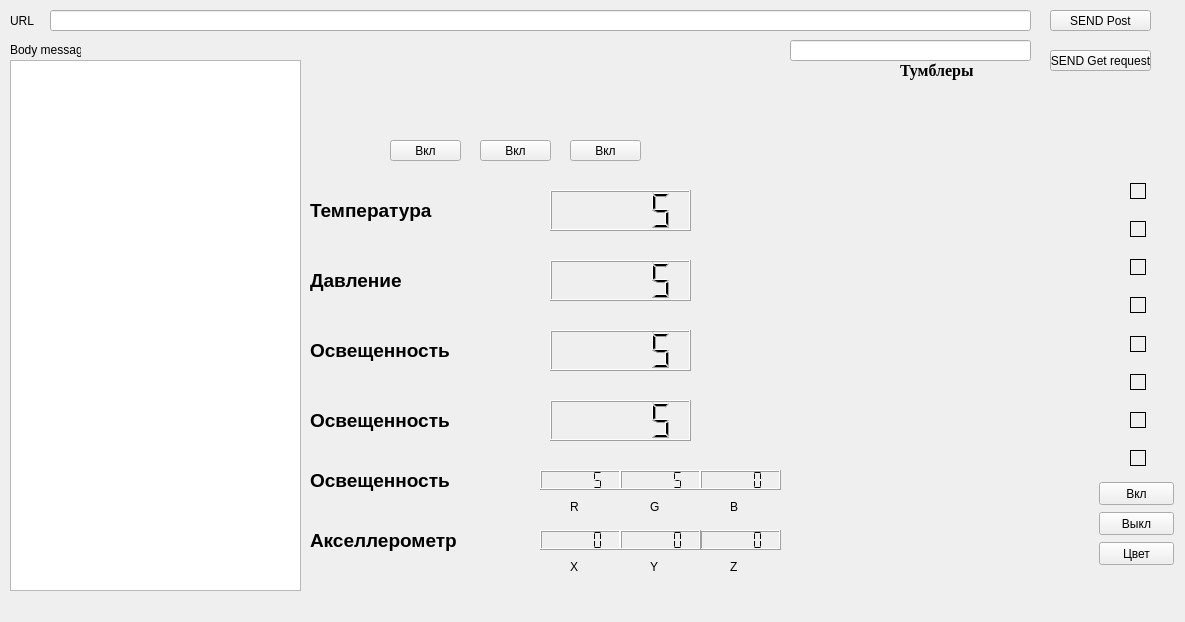
<?xml version="1.0" encoding="UTF-8"?>
<ui version="4.0">
 <class>MainWindow</class>
 <widget class="QMainWindow" name="MainWindow">
  <property name="geometry">
   <rect>
    <x>0</x>
    <y>0</y>
    <width>1185</width>
    <height>622</height>
   </rect>
  </property>
  <property name="minimumSize">
   <size>
    <width>1185</width>
    <height>622</height>
   </size>
  </property>
  <property name="maximumSize">
   <size>
    <width>1185</width>
    <height>622</height>
   </size>
  </property>
  <property name="windowTitle">
   <string>IoT pgrm v0_1_13</string>
  </property>
  <widget class="QWidget" name="centralwidget">
   <widget class="QPushButton" name="pushButton_send_post">
    <property name="geometry">
     <rect>
      <x>1050</x>
      <y>10</y>
      <width>101</width>
      <height>21</height>
     </rect>
    </property>
    <property name="text">
     <string>SEND Post</string>
    </property>
   </widget>
   <widget class="QLabel" name="label_url">
    <property name="geometry">
     <rect>
      <x>10</x>
      <y>0</y>
      <width>51</width>
      <height>41</height>
     </rect>
    </property>
    <property name="text">
     <string>URL</string>
    </property>
   </widget>
   <widget class="QLineEdit" name="lineEdit_URL">
    <property name="geometry">
     <rect>
      <x>50</x>
      <y>10</y>
      <width>981</width>
      <height>21</height>
     </rect>
    </property>
   </widget>
   <widget class="QLabel" name="label_message">
    <property name="geometry">
     <rect>
      <x>10</x>
      <y>40</y>
      <width>71</width>
      <height>20</height>
     </rect>
    </property>
    <property name="text">
     <string>Body message</string>
    </property>
   </widget>
   <widget class="QLCDNumber" name="lcd_temp">
    <property name="geometry">
     <rect>
      <x>550</x>
      <y>190</y>
      <width>141</width>
      <height>41</height>
     </rect>
    </property>
    <property name="frameShape">
     <enum>QFrame::Box</enum>
    </property>
    <property name="value" stdset="0">
     <double>5.000000000000000</double>
    </property>
   </widget>
   <widget class="QLabel" name="label_temp">
    <property name="geometry">
     <rect>
      <x>310</x>
      <y>190</y>
      <width>211</width>
      <height>41</height>
     </rect>
    </property>
    <property name="font">
     <font>
      <pointsize>14</pointsize>
      <weight>75</weight>
      <bold>true</bold>
     </font>
    </property>
    <property name="text">
     <string>Температура</string>
    </property>
    <property name="textFormat">
     <enum>Qt::AutoText</enum>
    </property>
    <property name="scaledContents">
     <bool>false</bool>
    </property>
   </widget>
   <widget class="QLCDNumber" name="lcd_rgb_r">
    <property name="geometry">
     <rect>
      <x>540</x>
      <y>470</y>
      <width>81</width>
      <height>20</height>
     </rect>
    </property>
    <property name="font">
     <font>
      <weight>50</weight>
      <bold>false</bold>
     </font>
    </property>
    <property name="toolTip">
     <string>&lt;html&gt;&lt;head/&gt;&lt;body&gt;&lt;p&gt;&lt;br/&gt;&lt;/p&gt;&lt;/body&gt;&lt;/html&gt;</string>
    </property>
    <property name="styleSheet">
     <string notr="true">QLCDNumber { color: black; }</string>
    </property>
    <property name="frameShape">
     <enum>QFrame::Box</enum>
    </property>
    <property name="segmentStyle">
     <enum>QLCDNumber::Flat</enum>
    </property>
    <property name="value" stdset="0">
     <double>5.000000000000000</double>
    </property>
   </widget>
   <widget class="QLCDNumber" name="lcd_rgb_g">
    <property name="geometry">
     <rect>
      <x>620</x>
      <y>470</y>
      <width>81</width>
      <height>20</height>
     </rect>
    </property>
    <property name="styleSheet">
     <string notr="true">color: rgb(0, 0, 0);</string>
    </property>
    <property name="segmentStyle">
     <enum>QLCDNumber::Flat</enum>
    </property>
    <property name="value" stdset="0">
     <double>5.000000000000000</double>
    </property>
   </widget>
   <widget class="QLCDNumber" name="lcd_rgb_b">
    <property name="geometry">
     <rect>
      <x>700</x>
      <y>470</y>
      <width>81</width>
      <height>20</height>
     </rect>
    </property>
    <property name="smallDecimalPoint">
     <bool>false</bool>
    </property>
    <property name="segmentStyle">
     <enum>QLCDNumber::Flat</enum>
    </property>
   </widget>
   <widget class="QLabel" name="label_r">
    <property name="geometry">
     <rect>
      <x>570</x>
      <y>500</y>
      <width>47</width>
      <height>13</height>
     </rect>
    </property>
    <property name="text">
     <string>R</string>
    </property>
   </widget>
   <widget class="QLabel" name="label_g">
    <property name="geometry">
     <rect>
      <x>650</x>
      <y>500</y>
      <width>47</width>
      <height>13</height>
     </rect>
    </property>
    <property name="text">
     <string>G</string>
    </property>
   </widget>
   <widget class="QLabel" name="label_b">
    <property name="geometry">
     <rect>
      <x>730</x>
      <y>500</y>
      <width>47</width>
      <height>13</height>
     </rect>
    </property>
    <property name="text">
     <string>B</string>
    </property>
   </widget>
   <widget class="QLabel" name="off_1">
    <property name="geometry">
     <rect>
      <x>804</x>
      <y>100</y>
      <width>61</width>
      <height>51</height>
     </rect>
    </property>
    <property name="text">
     <string/>
    </property>
    <property name="pixmap">
     <pixmap resource="../res/Res.qrc">:/img/off.svg</pixmap>
    </property>
    <property name="scaledContents">
     <bool>true</bool>
    </property>
   </widget>
   <widget class="QLabel" name="on_1">
    <property name="geometry">
     <rect>
      <x>804</x>
      <y>100</y>
      <width>61</width>
      <height>51</height>
     </rect>
    </property>
    <property name="text">
     <string/>
    </property>
    <property name="pixmap">
     <pixmap resource="../res/Res.qrc">:/img/ON.svg</pixmap>
    </property>
    <property name="scaledContents">
     <bool>true</bool>
    </property>
   </widget>
   <widget class="QLabel" name="label_lamp1_on">
    <property name="geometry">
     <rect>
      <x>390</x>
      <y>70</y>
      <width>61</width>
      <height>61</height>
     </rect>
    </property>
    <property name="text">
     <string/>
    </property>
    <property name="pixmap">
     <pixmap resource="../res/Res.qrc">:/img/led_on.svg</pixmap>
    </property>
    <property name="scaledContents">
     <bool>true</bool>
    </property>
   </widget>
   <widget class="QLabel" name="label_lamp1_off">
    <property name="enabled">
     <bool>true</bool>
    </property>
    <property name="geometry">
     <rect>
      <x>390</x>
      <y>70</y>
      <width>61</width>
      <height>61</height>
     </rect>
    </property>
    <property name="text">
     <string/>
    </property>
    <property name="pixmap">
     <pixmap resource="../res/Res.qrc">:/img/led_off.svg</pixmap>
    </property>
    <property name="scaledContents">
     <bool>true</bool>
    </property>
   </widget>
   <widget class="QPushButton" name="pushButton_switch_lamp1">
    <property name="geometry">
     <rect>
      <x>390</x>
      <y>140</y>
      <width>71</width>
      <height>21</height>
     </rect>
    </property>
    <property name="text">
     <string>Вкл</string>
    </property>
   </widget>
   <widget class="QPushButton" name="pushButton_switch_lamp2">
    <property name="geometry">
     <rect>
      <x>480</x>
      <y>140</y>
      <width>71</width>
      <height>21</height>
     </rect>
    </property>
    <property name="text">
     <string>Вкл</string>
    </property>
   </widget>
   <widget class="QLabel" name="label_lamp2_on">
    <property name="geometry">
     <rect>
      <x>480</x>
      <y>70</y>
      <width>61</width>
      <height>61</height>
     </rect>
    </property>
    <property name="text">
     <string/>
    </property>
    <property name="pixmap">
     <pixmap resource="../res/Res.qrc">:/img/led_on.svg</pixmap>
    </property>
    <property name="scaledContents">
     <bool>true</bool>
    </property>
   </widget>
   <widget class="QLabel" name="label_lamp2_off">
    <property name="geometry">
     <rect>
      <x>480</x>
      <y>70</y>
      <width>61</width>
      <height>61</height>
     </rect>
    </property>
    <property name="text">
     <string/>
    </property>
    <property name="pixmap">
     <pixmap resource="../res/Res.qrc">:/img/led_off.svg</pixmap>
    </property>
    <property name="scaledContents">
     <bool>true</bool>
    </property>
   </widget>
   <widget class="QPushButton" name="pushButton_switch_lamp3">
    <property name="geometry">
     <rect>
      <x>570</x>
      <y>140</y>
      <width>71</width>
      <height>21</height>
     </rect>
    </property>
    <property name="text">
     <string>Вкл</string>
    </property>
   </widget>
   <widget class="QLabel" name="label_lamp3_on">
    <property name="geometry">
     <rect>
      <x>570</x>
      <y>70</y>
      <width>61</width>
      <height>61</height>
     </rect>
    </property>
    <property name="text">
     <string/>
    </property>
    <property name="pixmap">
     <pixmap resource="../res/Res.qrc">:/img/led_on.svg</pixmap>
    </property>
    <property name="scaledContents">
     <bool>true</bool>
    </property>
   </widget>
   <widget class="QLabel" name="label_lamp3_off">
    <property name="geometry">
     <rect>
      <x>570</x>
      <y>70</y>
      <width>61</width>
      <height>61</height>
     </rect>
    </property>
    <property name="text">
     <string/>
    </property>
    <property name="pixmap">
     <pixmap resource="../res/Res.qrc">:/img/led_off.svg</pixmap>
    </property>
    <property name="scaledContents">
     <bool>true</bool>
    </property>
   </widget>
   <widget class="QLabel" name="off_2">
    <property name="geometry">
     <rect>
      <x>904</x>
      <y>100</y>
      <width>61</width>
      <height>51</height>
     </rect>
    </property>
    <property name="text">
     <string/>
    </property>
    <property name="pixmap">
     <pixmap resource="../res/Res.qrc">:/img/off.svg</pixmap>
    </property>
    <property name="scaledContents">
     <bool>true</bool>
    </property>
   </widget>
   <widget class="QLabel" name="on_2">
    <property name="geometry">
     <rect>
      <x>904</x>
      <y>100</y>
      <width>61</width>
      <height>51</height>
     </rect>
    </property>
    <property name="text">
     <string/>
    </property>
    <property name="pixmap">
     <pixmap resource="../res/Res.qrc">:/img/ON.svg</pixmap>
    </property>
    <property name="scaledContents">
     <bool>true</bool>
    </property>
   </widget>
   <widget class="QLabel" name="off_3">
    <property name="geometry">
     <rect>
      <x>994</x>
      <y>100</y>
      <width>61</width>
      <height>51</height>
     </rect>
    </property>
    <property name="text">
     <string/>
    </property>
    <property name="pixmap">
     <pixmap resource="../res/Res.qrc">:/img/off.svg</pixmap>
    </property>
    <property name="scaledContents">
     <bool>true</bool>
    </property>
   </widget>
   <widget class="QLabel" name="on_3">
    <property name="geometry">
     <rect>
      <x>994</x>
      <y>100</y>
      <width>61</width>
      <height>51</height>
     </rect>
    </property>
    <property name="text">
     <string/>
    </property>
    <property name="pixmap">
     <pixmap resource="../res/Res.qrc">:/img/ON.svg</pixmap>
    </property>
    <property name="scaledContents">
     <bool>true</bool>
    </property>
   </widget>
   <widget class="QLabel" name="label_pressure">
    <property name="geometry">
     <rect>
      <x>310</x>
      <y>260</y>
      <width>211</width>
      <height>41</height>
     </rect>
    </property>
    <property name="font">
     <font>
      <pointsize>14</pointsize>
      <weight>75</weight>
      <bold>true</bold>
     </font>
    </property>
    <property name="text">
     <string>Давление</string>
    </property>
   </widget>
   <widget class="QLCDNumber" name="lcd_pressure">
    <property name="geometry">
     <rect>
      <x>550</x>
      <y>260</y>
      <width>141</width>
      <height>41</height>
     </rect>
    </property>
    <property name="frameShape">
     <enum>QFrame::Box</enum>
    </property>
    <property name="value" stdset="0">
     <double>5.000000000000000</double>
    </property>
   </widget>
   <widget class="QLCDNumber" name="lcd_illumination">
    <property name="geometry">
     <rect>
      <x>550</x>
      <y>330</y>
      <width>141</width>
      <height>41</height>
     </rect>
    </property>
    <property name="frameShape">
     <enum>QFrame::Box</enum>
    </property>
    <property name="value" stdset="0">
     <double>5.000000000000000</double>
    </property>
   </widget>
   <widget class="QLabel" name="label_illumination">
    <property name="geometry">
     <rect>
      <x>310</x>
      <y>330</y>
      <width>211</width>
      <height>41</height>
     </rect>
    </property>
    <property name="font">
     <font>
      <pointsize>14</pointsize>
      <weight>75</weight>
      <bold>true</bold>
     </font>
    </property>
    <property name="text">
     <string>Освещенность</string>
    </property>
   </widget>
   <widget class="QLCDNumber" name="lcd_illumination2">
    <property name="geometry">
     <rect>
      <x>550</x>
      <y>400</y>
      <width>141</width>
      <height>41</height>
     </rect>
    </property>
    <property name="frameShape">
     <enum>QFrame::Box</enum>
    </property>
    <property name="value" stdset="0">
     <double>5.000000000000000</double>
    </property>
   </widget>
   <widget class="QLabel" name="label_illumination2">
    <property name="geometry">
     <rect>
      <x>310</x>
      <y>400</y>
      <width>211</width>
      <height>41</height>
     </rect>
    </property>
    <property name="font">
     <font>
      <pointsize>14</pointsize>
      <weight>75</weight>
      <bold>true</bold>
     </font>
    </property>
    <property name="text">
     <string>Освещенность</string>
    </property>
   </widget>
   <widget class="QLabel" name="label_accelorometer">
    <property name="geometry">
     <rect>
      <x>310</x>
      <y>520</y>
      <width>211</width>
      <height>41</height>
     </rect>
    </property>
    <property name="font">
     <font>
      <pointsize>14</pointsize>
      <weight>75</weight>
      <bold>true</bold>
     </font>
    </property>
    <property name="text">
     <string>Акселлерометр</string>
    </property>
   </widget>
   <widget class="QPushButton" name="pushButton_leds_on">
    <property name="geometry">
     <rect>
      <x>1099</x>
      <y>482</y>
      <width>75</width>
      <height>23</height>
     </rect>
    </property>
    <property name="text">
     <string>Вкл</string>
    </property>
   </widget>
   <widget class="QPushButton" name="pushButton_leds_off">
    <property name="geometry">
     <rect>
      <x>1099</x>
      <y>512</y>
      <width>75</width>
      <height>23</height>
     </rect>
    </property>
    <property name="text">
     <string>Выкл</string>
    </property>
   </widget>
   <widget class="QPushButton" name="pushButton_leds_color">
    <property name="geometry">
     <rect>
      <x>1099</x>
      <y>542</y>
      <width>75</width>
      <height>23</height>
     </rect>
    </property>
    <property name="text">
     <string>Цвет</string>
    </property>
   </widget>
   <widget class="QLabel" name="leds1">
    <property name="geometry">
     <rect>
      <x>1130</x>
      <y>183</y>
      <width>16</width>
      <height>16</height>
     </rect>
    </property>
    <property name="mouseTracking">
     <bool>false</bool>
    </property>
    <property name="tabletTracking">
     <bool>true</bool>
    </property>
    <property name="focusPolicy">
     <enum>Qt::NoFocus</enum>
    </property>
    <property name="autoFillBackground">
     <bool>false</bool>
    </property>
    <property name="styleSheet">
     <string notr="true">QLabel:pressed 
 {
    border: 2px solid red;
}</string>
    </property>
    <property name="frameShape">
     <enum>QFrame::Panel</enum>
    </property>
    <property name="text">
     <string/>
    </property>
   </widget>
   <widget class="QLabel" name="leds2">
    <property name="geometry">
     <rect>
      <x>1130</x>
      <y>221</y>
      <width>16</width>
      <height>16</height>
     </rect>
    </property>
    <property name="autoFillBackground">
     <bool>true</bool>
    </property>
    <property name="frameShape">
     <enum>QFrame::Panel</enum>
    </property>
    <property name="text">
     <string/>
    </property>
   </widget>
   <widget class="QLabel" name="leds3">
    <property name="geometry">
     <rect>
      <x>1130</x>
      <y>259</y>
      <width>16</width>
      <height>16</height>
     </rect>
    </property>
    <property name="autoFillBackground">
     <bool>true</bool>
    </property>
    <property name="frameShape">
     <enum>QFrame::Panel</enum>
    </property>
    <property name="text">
     <string/>
    </property>
   </widget>
   <widget class="QLabel" name="leds4">
    <property name="geometry">
     <rect>
      <x>1130</x>
      <y>297</y>
      <width>16</width>
      <height>16</height>
     </rect>
    </property>
    <property name="autoFillBackground">
     <bool>true</bool>
    </property>
    <property name="frameShape">
     <enum>QFrame::Panel</enum>
    </property>
    <property name="text">
     <string/>
    </property>
   </widget>
   <widget class="QLabel" name="leds5">
    <property name="geometry">
     <rect>
      <x>1130</x>
      <y>336</y>
      <width>16</width>
      <height>16</height>
     </rect>
    </property>
    <property name="autoFillBackground">
     <bool>true</bool>
    </property>
    <property name="frameShape">
     <enum>QFrame::Panel</enum>
    </property>
    <property name="text">
     <string/>
    </property>
   </widget>
   <widget class="QLabel" name="leds6">
    <property name="geometry">
     <rect>
      <x>1130</x>
      <y>374</y>
      <width>16</width>
      <height>16</height>
     </rect>
    </property>
    <property name="autoFillBackground">
     <bool>true</bool>
    </property>
    <property name="frameShape">
     <enum>QFrame::Panel</enum>
    </property>
    <property name="text">
     <string/>
    </property>
   </widget>
   <widget class="QLabel" name="leds7">
    <property name="geometry">
     <rect>
      <x>1130</x>
      <y>412</y>
      <width>16</width>
      <height>16</height>
     </rect>
    </property>
    <property name="autoFillBackground">
     <bool>true</bool>
    </property>
    <property name="frameShape">
     <enum>QFrame::Panel</enum>
    </property>
    <property name="text">
     <string/>
    </property>
   </widget>
   <widget class="QLabel" name="leds8">
    <property name="geometry">
     <rect>
      <x>1130</x>
      <y>450</y>
      <width>16</width>
      <height>16</height>
     </rect>
    </property>
    <property name="autoFillBackground">
     <bool>true</bool>
    </property>
    <property name="frameShape">
     <enum>QFrame::Panel</enum>
    </property>
    <property name="text">
     <string/>
    </property>
   </widget>
   <widget class="QWidget" name="plotwidget" native="true">
    <property name="geometry">
     <rect>
      <x>740</x>
      <y>190</y>
      <width>351</width>
      <height>251</height>
     </rect>
    </property>
   </widget>
   <widget class="QLCDNumber" name="lcd_xyz_x">
    <property name="geometry">
     <rect>
      <x>540</x>
      <y>530</y>
      <width>81</width>
      <height>20</height>
     </rect>
    </property>
    <property name="font">
     <font>
      <weight>50</weight>
      <bold>false</bold>
     </font>
    </property>
    <property name="toolTip">
     <string>&lt;html&gt;&lt;head/&gt;&lt;body&gt;&lt;p&gt;&lt;br/&gt;&lt;/p&gt;&lt;/body&gt;&lt;/html&gt;</string>
    </property>
    <property name="styleSheet">
     <string notr="true">QLCDNumber { color: black; }</string>
    </property>
    <property name="frameShape">
     <enum>QFrame::Box</enum>
    </property>
    <property name="segmentStyle">
     <enum>QLCDNumber::Flat</enum>
    </property>
   </widget>
   <widget class="QLCDNumber" name="lcd_xyz_z">
    <property name="geometry">
     <rect>
      <x>700</x>
      <y>530</y>
      <width>81</width>
      <height>20</height>
     </rect>
    </property>
    <property name="smallDecimalPoint">
     <bool>false</bool>
    </property>
    <property name="segmentStyle">
     <enum>QLCDNumber::Flat</enum>
    </property>
   </widget>
   <widget class="QLCDNumber" name="lcd_xyz_y">
    <property name="geometry">
     <rect>
      <x>620</x>
      <y>530</y>
      <width>81</width>
      <height>20</height>
     </rect>
    </property>
    <property name="styleSheet">
     <string notr="true">color: rgb(0, 0, 0);</string>
    </property>
    <property name="segmentStyle">
     <enum>QLCDNumber::Flat</enum>
    </property>
   </widget>
   <widget class="QLabel" name="label_rgb_illumination">
    <property name="geometry">
     <rect>
      <x>310</x>
      <y>460</y>
      <width>211</width>
      <height>41</height>
     </rect>
    </property>
    <property name="font">
     <font>
      <pointsize>14</pointsize>
      <weight>75</weight>
      <bold>true</bold>
     </font>
    </property>
    <property name="text">
     <string>Освещенность</string>
    </property>
   </widget>
   <widget class="QLabel" name="label_x">
    <property name="geometry">
     <rect>
      <x>570</x>
      <y>560</y>
      <width>47</width>
      <height>13</height>
     </rect>
    </property>
    <property name="text">
     <string>Х</string>
    </property>
   </widget>
   <widget class="QLabel" name="label_y">
    <property name="geometry">
     <rect>
      <x>650</x>
      <y>560</y>
      <width>47</width>
      <height>13</height>
     </rect>
    </property>
    <property name="text">
     <string>Y</string>
    </property>
   </widget>
   <widget class="QLabel" name="label_z">
    <property name="geometry">
     <rect>
      <x>730</x>
      <y>560</y>
      <width>47</width>
      <height>13</height>
     </rect>
    </property>
    <property name="text">
     <string>Z</string>
    </property>
   </widget>
   <widget class="QLabel" name="lubel_tumblers">
    <property name="geometry">
     <rect>
      <x>900</x>
      <y>60</y>
      <width>81</width>
      <height>20</height>
     </rect>
    </property>
    <property name="font">
     <font>
      <family>Times New Roman</family>
      <pointsize>12</pointsize>
      <weight>75</weight>
      <bold>true</bold>
     </font>
    </property>
    <property name="text">
     <string>Тумблеры</string>
    </property>
   </widget>
   <widget class="QTextEdit" name="textEdit_message">
    <property name="geometry">
     <rect>
      <x>10</x>
      <y>60</y>
      <width>291</width>
      <height>531</height>
     </rect>
    </property>
   </widget>
   <widget class="QPushButton" name="pushButton_send_get">
    <property name="geometry">
     <rect>
      <x>1050</x>
      <y>50</y>
      <width>101</width>
      <height>21</height>
     </rect>
    </property>
    <property name="text">
     <string>SEND Get request</string>
    </property>
   </widget>
   <widget class="QLineEdit" name="lineEdit_request">
    <property name="geometry">
     <rect>
      <x>790</x>
      <y>40</y>
      <width>241</width>
      <height>21</height>
     </rect>
    </property>
   </widget>
  </widget>
  <widget class="QMenuBar" name="menubar">
   <property name="geometry">
    <rect>
     <x>0</x>
     <y>0</y>
     <width>1185</width>
     <height>18</height>
    </rect>
   </property>
  </widget>
 </widget>
 <resources>
  <include location="../res/Res.qrc"/>
 </resources>
 <connections/>
</ui>
